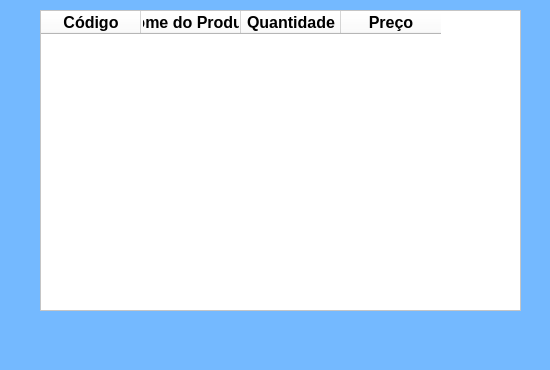
<?xml version="1.0" encoding="UTF-8"?>
<ui version="4.0">
 <class>MainWindow</class>
 <widget class="QMainWindow" name="MainWindow">
  <property name="geometry">
   <rect>
    <x>0</x>
    <y>0</y>
    <width>550</width>
    <height>370</height>
   </rect>
  </property>
  <property name="windowTitle">
   <string>MainWindow</string>
  </property>
  <property name="styleSheet">
   <string notr="true">background-color:rgb(116,185,255)</string>
  </property>
  <widget class="QWidget" name="centralwidget">
   <widget class="QTableWidget" name="tableWidget">
    <property name="geometry">
     <rect>
      <x>40</x>
      <y>10</y>
      <width>481</width>
      <height>301</height>
     </rect>
    </property>
    <property name="styleSheet">
     <string notr="true">background-color: rgb(255, 255, 255);
color: rgb(0, 0, 0);</string>
    </property>
    <property name="sizeAdjustPolicy">
     <enum>QAbstractScrollArea::AdjustToContentsOnFirstShow</enum>
    </property>
    <column>
     <property name="text">
      <string>Código</string>
     </property>
     <property name="font">
      <font>
       <pointsize>12</pointsize>
       <weight>75</weight>
       <bold>true</bold>
      </font>
     </property>
    </column>
    <column>
     <property name="text">
      <string>Nome do Produto</string>
     </property>
     <property name="font">
      <font>
       <pointsize>12</pointsize>
       <weight>75</weight>
       <bold>true</bold>
      </font>
     </property>
    </column>
    <column>
     <property name="text">
      <string>Quantidade</string>
     </property>
     <property name="font">
      <font>
       <pointsize>12</pointsize>
       <weight>75</weight>
       <bold>true</bold>
      </font>
     </property>
    </column>
    <column>
     <property name="text">
      <string>Preço</string>
     </property>
     <property name="font">
      <font>
       <pointsize>12</pointsize>
       <weight>75</weight>
       <bold>true</bold>
      </font>
     </property>
    </column>
   </widget>
  </widget>
  <widget class="QMenuBar" name="menubar">
   <property name="geometry">
    <rect>
     <x>0</x>
     <y>0</y>
     <width>550</width>
     <height>30</height>
    </rect>
   </property>
  </widget>
  <widget class="QStatusBar" name="statusbar"/>
 </widget>
 <resources/>
 <connections/>
</ui>
